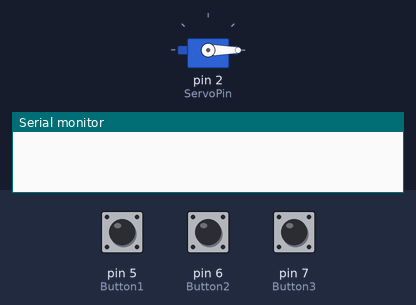
The sketch below on a simulated Arduino Uno, built with avr-gcc and run on an emulated ATmega328P. Parts: servo, the last lines printed to the serial monitor. The test bench sets the inputs (shaded band); at power-on: pin 5 (Button1) HIGH, pin 6 (Button2) HIGH, pin 7 (Button3) HIGH.

Above: at 2.3 s.
2.4 s: pin 5 (Button1) pulled LOW for 2.35 s
At 3.5 s:
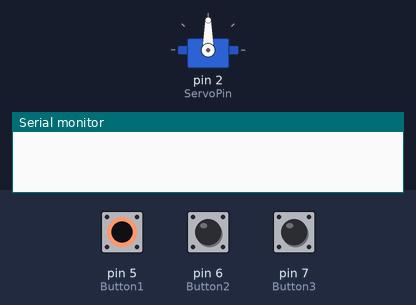
6.2 s: pin 6 (Button2) pulled LOW for 2.35 s
At 8.5 s:
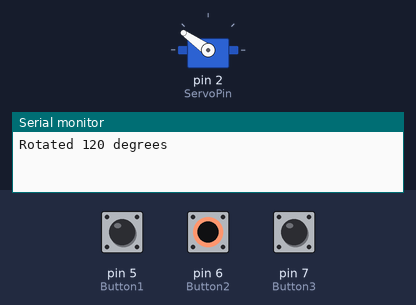
10.0 s: pin 7 (Button3) pulled LOW for 2.35 s
At 12.0 s:
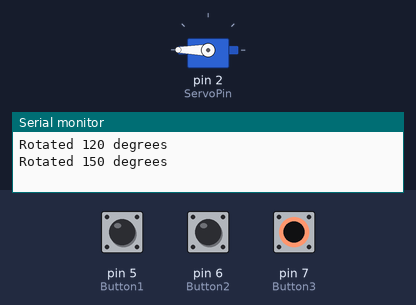
Timing chart, 0 to 13.5 s (numbered marks = the images above; inputs shaded):
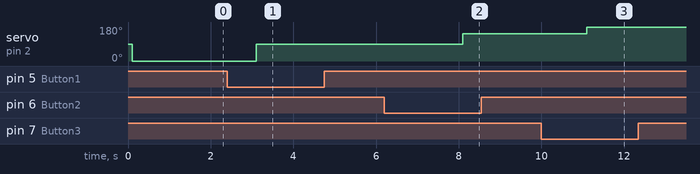

The sketch:

GlueGun_servo.ino
```cpp
#include <Servo.h>

//Buttons to control the roation angle
#define Button1 5
#define Button2 6
#define Button3 7

//Connect servo to D2

#define ServoPin 2

Servo GGservo;  // create servo object to control a servo
// twelve servo objects can be created on most boards

int val = 0;    // variable to store the servo position

void setup()
{
  Serial.begin(9600);

  GGservo.attach(ServoPin);  // attaches the servo on pin D2 to the servo object

  pinMode(Button1, INPUT_PULLUP);
  pinMode(Button2, INPUT_PULLUP);
  pinMode(Button3, INPUT_PULLUP);

  GGservo.write(90);
  delay(100);
  GGservo.write(0);
  delay(1000);
}

void loop() {
// Assigning value to the button press
 if(digitalRead(Button1) == 0)
 {
  val=1;
 }
 if(digitalRead(Button2) == 0)
 {
  val=2;
 }
 if(digitalRead(Button3) == 0)
 {
  val=3;
 }

 switch(val)
 {
  case 1:
  GGservo.write(90);
  delay(1000);
  Serial.println("Rotated 120 degrees");
  break;

  case 2:
  GGservo.write(145);
  delay(1000);
  Serial.println("Rotated 150 degrees");
  break;

  case 3:
  GGservo.write(180);
  delay(2000);
  Serial.println("Rotated 180 degrees");
  break;
 }
 val = 0;
 delay(2000);

}
```

Measured:
- after the input at 2.4 s, servo on pin 2 (ServoPin): 0° → 90° after 0.70 s
- after the input at 6.2 s, servo on pin 2 (ServoPin): 90° → 145° after 1.9 s
- after the input at 10.0 s, servo on pin 2 (ServoPin): 145° → 180° after 1.1 s
